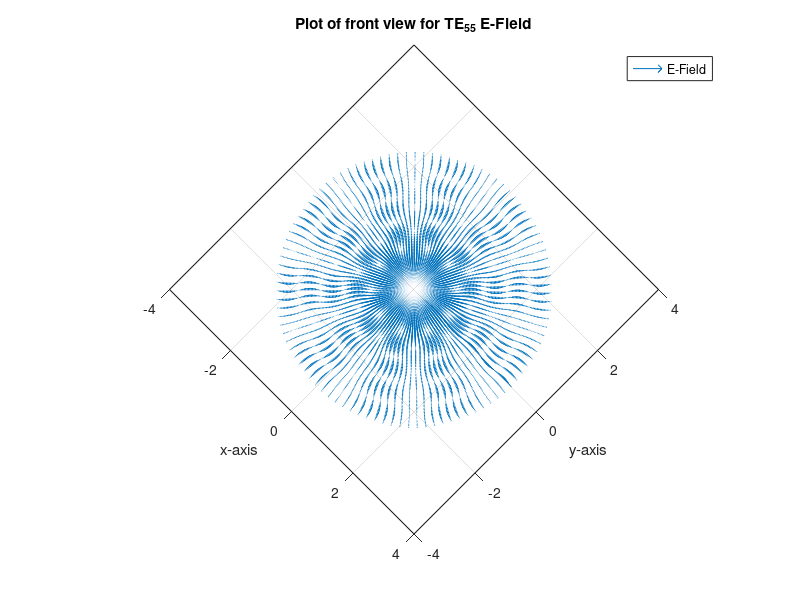
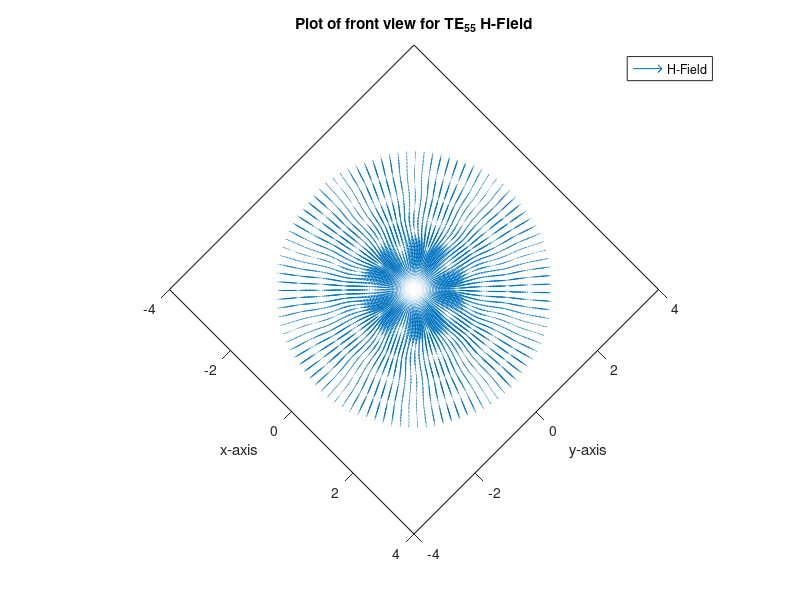
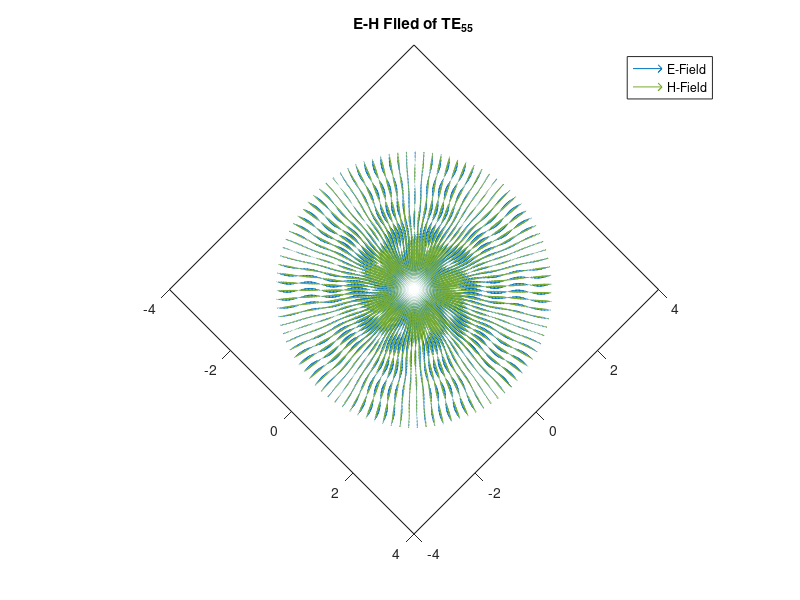
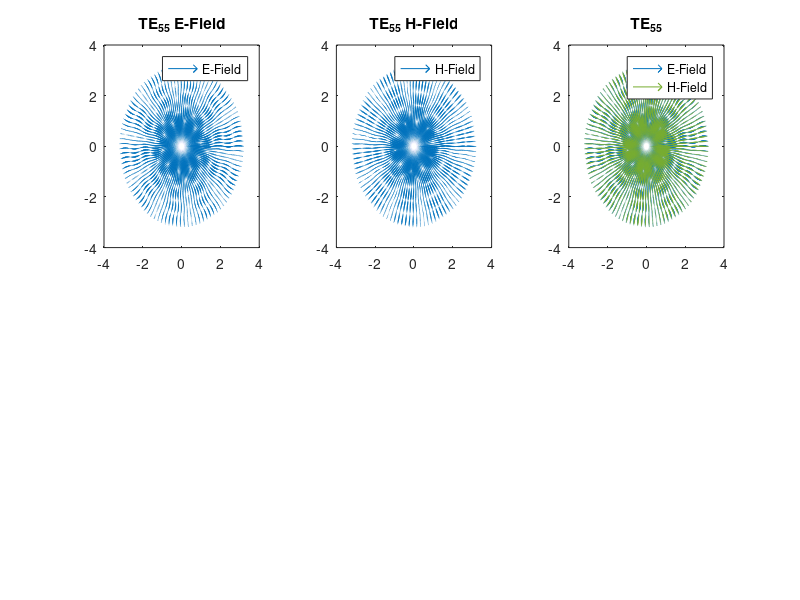

These charts were generated, in order, by the following MATLAB code:
% Matlab Programme  for TEmn E-H filed plot for circular waveguide
% OCT 20, 2018
% AUTHOR: AJEET KUMAR

clc;
close all;

% Zeros Xmn_d of derivatives of Bessel fumction Jm_d(Xmn_d)
% m starts from 0, n starts form 1
Xmn_d = [3.8318 1.8412 3.0542 4.2012 5.3175 6.4155 7.5013 8.5777 9.6474 10.7114 11.7708 12.8264;
7.0156 5.3315 6.7062 8.0153 9.2824 10.5199 11.7349 12.9324 14.1155 15.2867 16.4479 17.6003;
10.1735 8.5363 9.9695 11.3459 12.6819 13.9872 15.2682 16.5294 17.7740 19.0046 20.2230 21.4309;
13.3237 11.7060 13.1704 14.5859 15.9641 17.3129 18.6375 19.9419 21.2291 22.5014 23.7607 25.0085;
16.4706 14.8636 16.3475 17.7888 19.1960 20.5755 21.9317 23.2681 24.5872 25.8913 27.1820 28.4609];

%%
% % Zeros Xmn of Bessel fumction Jm(Xmn)
% % m starts from 0, n starts form 1
% Xmn = [2.4049 3.8318 5.1357 6.3802 7.5884 8.7715 9.9361 11.0864 12.2251 13.3543 14.4755 15.5898;
% 5.5201 7.0156 8.4173 9.7610 11.0647 12.3386 13.5893 14.8213 16.0378 17.2412 18.4335 19.6160;
% 8.6537 10.1735 11.6199 13.0152 14.3726 15.7002 17.0038 18.2876 19.5545 20.8071 22.0470 23.2759;
% 11.7915 13.3237 14.7960 16.2235 17.6160 18.9801 20.3208 21.6415 22.9452 24.2339 25.5095 26.7733;
% 14.9309 16.4706 17.9598 19.4094 20.8269 22.2178 23.5861 24.9349 26.2668 27.5838 28.8874 30.1791];
%%


% Waveguide dimensions
a = 3.18;      % radius in cm in x-direction
f = 15e+9;      % Frequency of operation 15GHz
c = 3e+8;       % Velocity of light

% m = 0;    % Mode number in rho-Direction
% n = 1;    % Mode number in phi-Direction
m = input('Enter TE mode value m:');
n = input('Enter TE mode value n:');
Xmn_dTE = Xmn_d(n,m+1);             % TEmn zero for derivative of Bessel function


% Wave propagation in Z-Direction
%********************************%


epsilon = 8.8540e-12;           % Permittivity constant
epsilon_r = 1;                  % Relative Permittivity constant

mu1 = 4*pi*10e-7;               % Permeability constant
mu1_r = 1;                      % Relative Permeability constant
fc = c*100*Xmn_dTE/(2*pi*a*1e9*sqrt(epsilon_r*mu1_r));      % Cutoff frequency calculation in GHz
lambda = c*100/(fc*1e9);        % Wavelength in cm
omega = 2*pi*f;                 % Frequency of operation in rad/s
M = 100;                         % Number of points to be poltted

beta = omega*(sqrt(mu1*mu1_r*epsilon*epsilon_r));   % Propagation constant
beta_rho = Xmn_dTE/a;                       % beta in rho direction
beta_z = sqrt(beta.^2-beta_rho.^2);         % beta in z - direction

% Front View field plot
z = 0;                                      % At z = 0 plane
rho = linspace(0,a,M);                      % Radial variation of waveguide
phi = linspace(0,2*pi,M);                   % Angular variation of waveguide
% z = linspace(0,2*lambda,M);         % Waveguide variation in z-direction
[rho,phi] = meshgrid(rho,phi);
%%
% Bessel Function and its derivative
k = (beta_rho.*rho);
% Jm = besselj(m,(beta_rho.*rho));            % Bessel Function of order m
% Jm_d = diff(Jm);                    % Diff. of Bessel function
% Jm1 = repmat(Jm,M,1);               % Formation of Bessel Matrix
% [p, q] = size(Jm1);                 % Size of Bessel Matrix
% Jm_d = repmat(Jm_d,M,1);            % Formation of Diff. Bessel Matrix
% Jm_d1 = padarray(Jm_d,[0,1],Jm_d(p-1,q-1),'post');      % Pad one column with last values
% [rho,phi] = meshgrid(rho,phi);
Jm1 = besselj(m,k);            % Bessel Function of 1st kind of order m
% Jm_d1=-besselj(m+1,k)+(m./(k)).*besselj(m,k);       % Diff. of Bessel function
Jm_d1 = (besselj(m-1,k)-besselj(m+1,k))/2;       % Diff. of Bessel function
%%
% Constants Assumptions in the filed equation
Amn = 1;
C2 = 1;
D2 = 1;

%%
%Field Equations for TEmn in circular waveguide
E_rho = -(Amn.*(m./(epsilon*rho))).*besselj(m,(beta_rho.*rho)).*(-C2.*sin(m.*phi)+D2.*cos(m.*phi)).*exp(-1i*beta_z*z);
E_phi = (Amn.*(beta_rho/epsilon)).*Jm_d1.*(C2.*cos(m.*phi)+D2.*sin(m.*phi)).*exp(-1i*beta_z*z);
Ez = 0;
E_pol_net = sqrt(E_rho.^2+E_phi.^2);

H_rho = -Amn.*(beta_rho*beta_z./(omega*mu1*epsilon)).*Jm_d1.*(C2.*cos(m.*phi)+D2.*sin(m.*phi)).*exp(-1i*beta_z*z);
H_phi = -Amn.*(m*beta_z./(omega*mu1*epsilon.*rho)).*besselj(m,(beta_rho.*rho)).*(-C2.*sin(m.*phi)+D2.*cos(m.*phi)).*exp(-1i*beta_z*z);
Hz = -1i*Amn.*(beta_rho.^2/(omega*mu1*epsilon)).*besselj(m,(beta_rho.*rho)).*(C2.*cos(m.*phi)+D2.*sin(m.*phi)).*exp(-1i*beta_z*z);
H_pol_net = sqrt(H_rho.^2+H_phi.^2);



%%
% Cylindrical to cartesian conversion
[x,y]=pol2cart(phi,rho);


% Carteisian Field Matrix Initialisation
Ex = zeros(M,M);
Ey = zeros(M,M);
E_cart_net = zeros(M,M);
Hx = zeros(M,M);
Hy = zeros(M,M);
H_cart_net = zeros(M,M);

%E-H-Field conversion from cylindrical to cartesian

for ii = 1:M
    for jj = 1:M
Ex(ii,jj) = E_rho(ii,jj).*cos(phi(ii,jj)) - E_phi(ii,jj).*sin(phi(ii,jj));
Ey(ii,jj) = E_rho(ii,jj).*sin(phi(ii,jj)) + E_phi(ii,jj).*cos(phi(ii,jj));
E_cart_net(ii,jj) = sqrt(Ex(ii,jj).^2+Ey(ii,jj).^2);

Hx(ii,jj) = H_rho(ii,jj).*cos(phi(ii,jj)) - H_phi(ii,jj).*sin(phi(ii,jj));
Hy(ii,jj) = H_rho(ii,jj).*sin(phi(ii,jj)) + H_phi(ii,jj).*cos(phi(ii,jj));
H_cart_net(ii,jj) = sqrt(Hx(ii,jj).^2+Hy(ii,jj).^2);

    end
end


% E-Field Plot
figure();
% quiver(rho,phi,(E_rho),(E_phi));
quiver(x,y,Ex,Ey);
% contour(x,y,real(E_net));
camroll(-45);                % To rotate the figure 45 degree
grid on
title(['Plot of front view for TE_',num2str(m),'_',num2str(n),' E-Field']);
legend('E-Field');
xlabel('x-axis');
ylabel('y-axis');
% axis('equal');

% H-Field Plot
figure();
% quiver(x,y,real(H_rho),real(H_phi));
quiver(x,y,(Hx),(Hy));
camroll(-45);                % To rotate the figure 45 degree
title(['Plot of front view for TE_',num2str(m),'_',num2str(n),' H-Field']);
legend('H-Field');
xlabel('x-axis');
ylabel('y-axis');
% axis('equal');

figure()
quiver(x,y,(Ex),(Ey));
hold on
quiver(x,y,(Hx),(Hy));
title(['E-H Filed of TE_',num2str(m),'_',num2str(n)]);
legend('E-Field','H-Field');
camroll(-45);                % To rotate the figure 45 degree

% E-H-Field Plot together in one window
figure()
axis('equal');
subplot(2,3,1);
quiver(x,y,real(Ex),real(Ey));
title(['TE_',num2str(m),'_',num2str(n),' E-Field']);
legend('E-Field');
subplot(2,3,2);
quiver(x,y,real(Hx),real(Hy));
title(['TE_',num2str(m),'_',num2str(n),' H-Field']);
legend('H-Field');
subplot(2,3,3);
quiver(x,y,real(Ex),real(Ey));
hold on
quiver(x,y,real(Hx),real(Hy));
title(['TE_',num2str(m),'_',num2str(n)]);
legend('E-Field','H-Field');